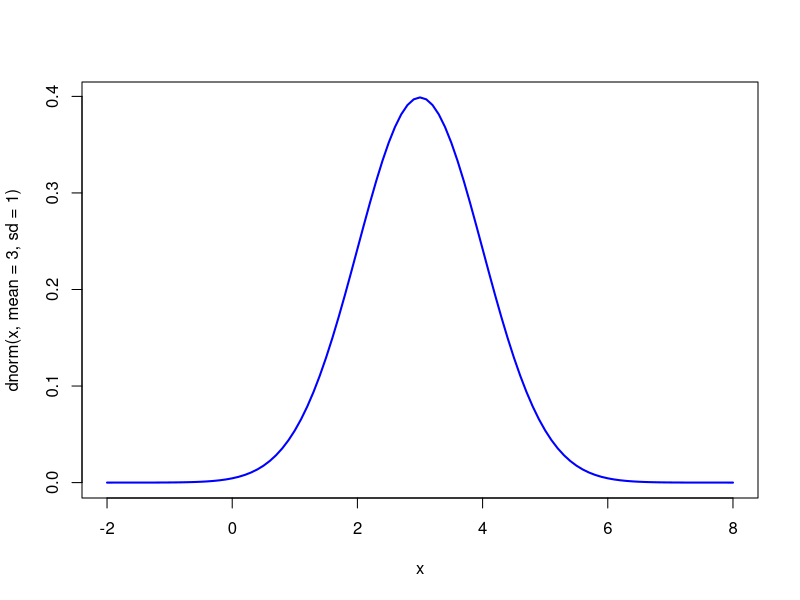
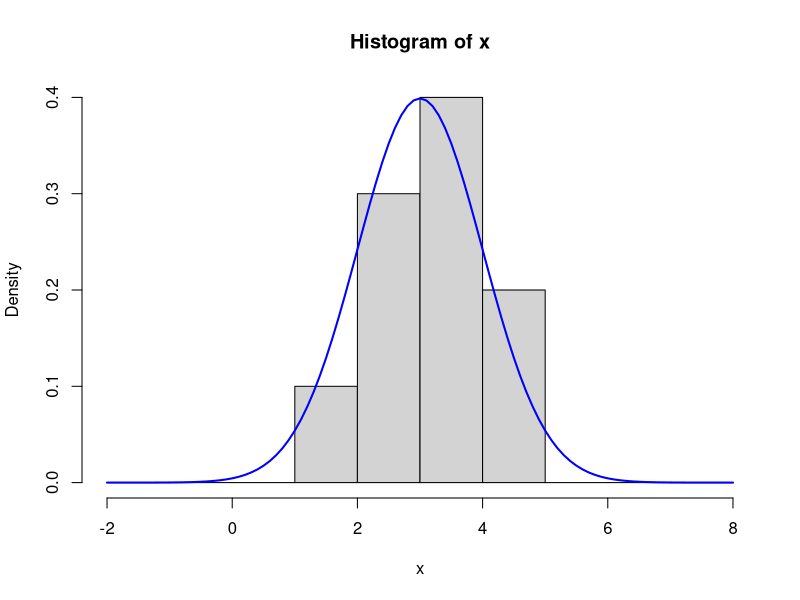
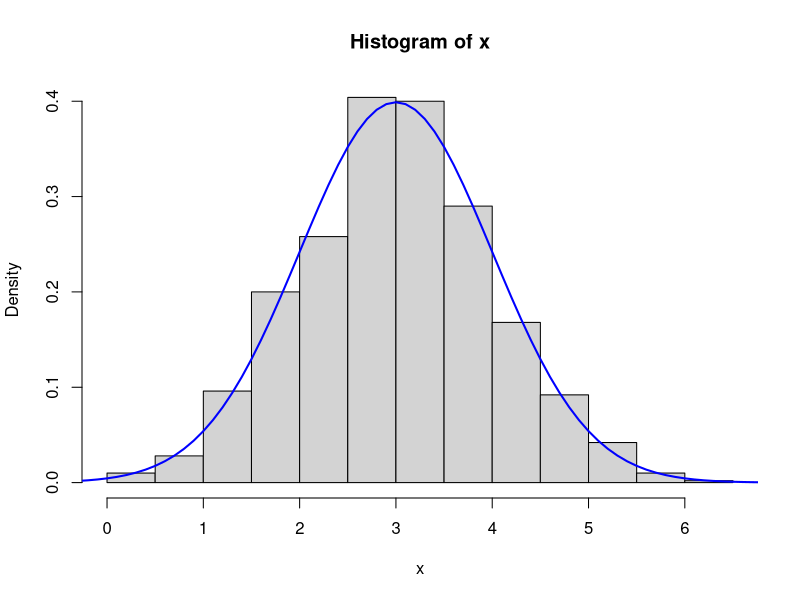
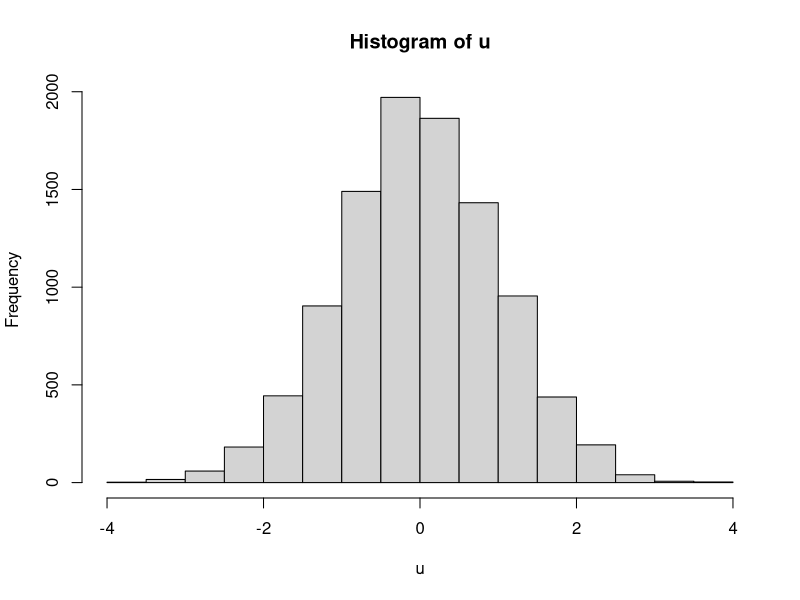
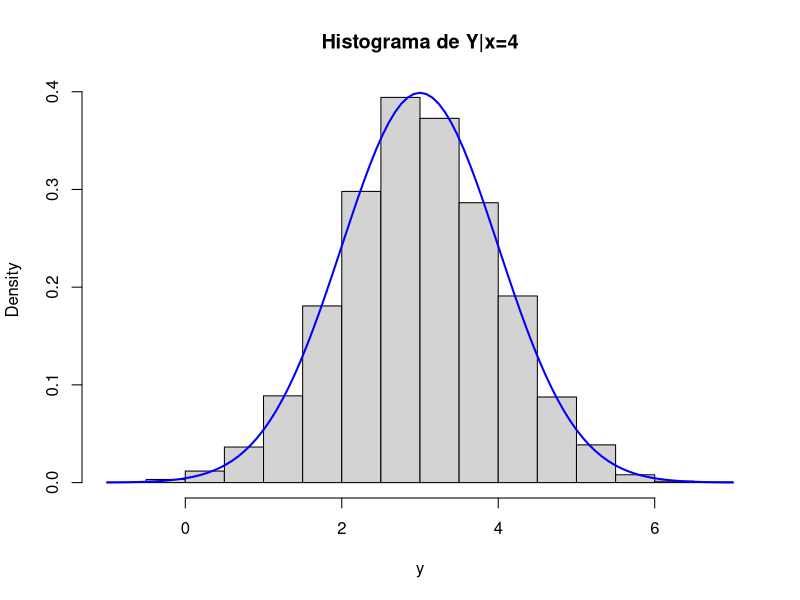
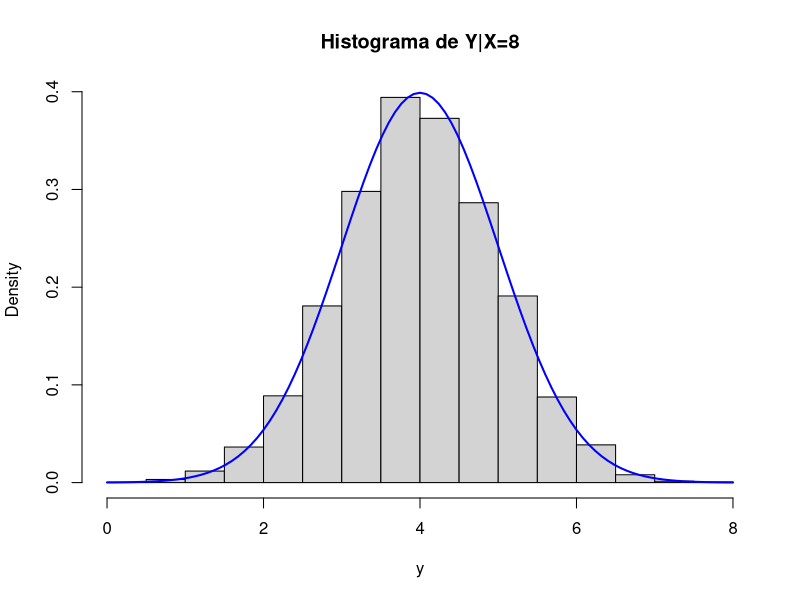
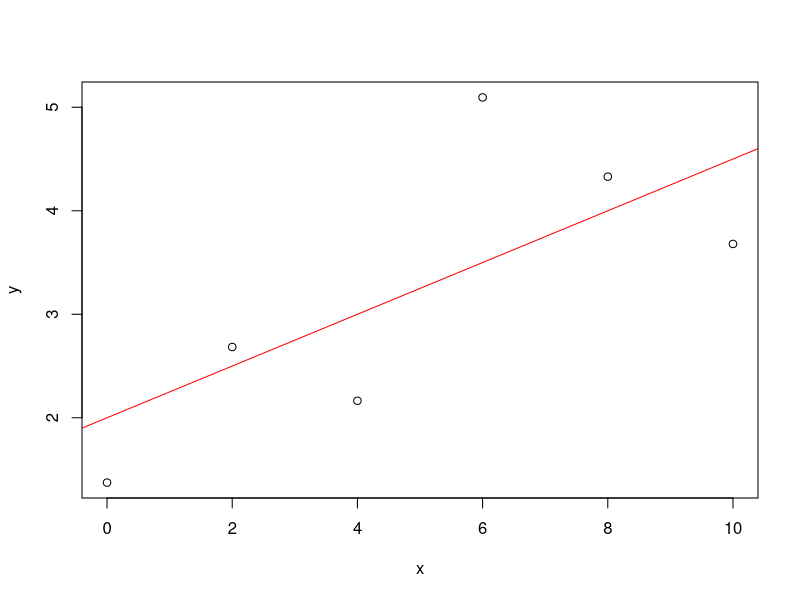
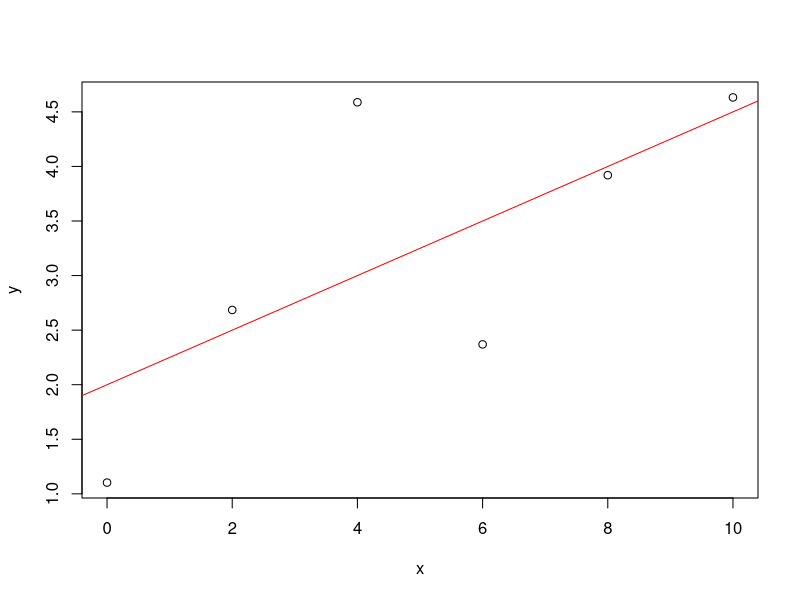

The R source for these figures, in order:
## ---- chunk 1
curve(dnorm(x, mean = 3, sd = 1), from = -2, to = 8, col = "blue", lwd = 2)
## ---- chunk 2
set.seed(123)
(x = round(rnorm(20, 3, 1),2) )
## ---- chunk 3
table(cut(x, breaks = -2:8))
## ---- chunk 4
hist(x, breaks = -2:8, freq = F)
curve(dnorm(x, mean = 3, sd = 1), col = "blue", lwd = 2, add = T)
## ---- chunk 5
set.seed(123)
x = round(rnorm(1000, 3, 1),2)
hist(x, freq = F)
curve(dnorm(x, mean = 3, sd = 1), from = -2, to = 8, col = "blue", lwd = 2, add = T)
## ---- chunk 6
set.seed(1)
u = rnorm(10000, 0, 1)
hist(u)
## ---- chunk 7
x = 4
y = 2 + 0.25*x + u
## ---- chunk 8
hist(y, freq = F, main = "Histograma de Y|x=4")
curve(dnorm(x,2 + 0.25*4 ,1), col = "blue", lwd = 2, add = T)
## ---- chunk 9
# aproximación de 2 + 0.25*4 = 3
mean(y)
# aproximación de 1
var(y)
## ---- chunk 10
x = 8
y = 2 + 0.25*x + u
hist(y, freq = F, main = "Histograma de Y|X=8")
curve(dnorm(x,2 + 0.25*8 ,1), col = "blue", lwd = 2, add = T)
## ---- chunk 11
# aproximación de 2 + 0.25*8
mean(y)
# aproximación de 1
var(y)
## ---- chunk 12
set.seed(1)
x = c(0,2,4,6,8,10) 
u = rnorm(length(x))
y = 2 + 0.25*x + u
plot(x,y)
abline(a=2, b=0.25, col = "red") # añadimos la recta
## ---- chunk 13
set.seed(2)
x = c(0,2,4,6,8,10) 
u = rnorm(length(x))
y = 2 + 0.25*x + u
plot(x,y)
abline(a=2, b=0.25, col = "red") # añadimos la recta
## ---- chunk 14
set.seed(1)
x = c(0,2,4,6,8,10) 
u = rnorm(length(x))
y = 2 + 0.25*x + u
plot(x,y)
## ---- chunk 15
m = lm(y ~ x)
coefficients(m)
## ---- chunk 16
plot(x,y)
abline(a=2, b=0.25, col = "red")
abline(m, col = "blue")
## ---- chunk 17
set.seed(2)
u = rnorm(length(x))
y = 2 + 0.25*x + u
m = lm(y ~ x)
coefficients(m)
## ---- chunk 18
set.seed(1)
aa = rep(0,1000)
bb = rep(0,1000)
for (i in 1:1000){
  u = rnorm(length(x))
  y = 2 + 0.25*x + u
  m = lm(y ~ x)
  aa[i] = coef(m)[1]
  bb[i] = coef(m)[2]
}
## ---- chunk 19
hist(aa, freq = F)
## ---- chunk 20
hist(bb, freq = F)
## ---- chunk 21
X = cbind(rep(1,length(x)), x)
solve(t(X) %*% X)
## ---- chunk 22
hist(aa, freq = F)
curve(dnorm(x,2,sqrt(0.524)), add = T, col = "blue", lwd = 2)
## ---- chunk 23
hist(bb, freq = F)
curve(dnorm(x,0.25,sqrt(0.014)), add = T, col = "blue", lwd = 2)
